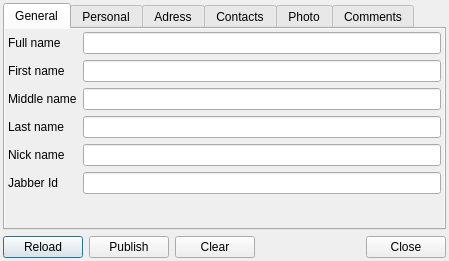
<ui version="4.0" >
 <class>VCardDialogClass</class>
 <widget class="QDialog" name="VCardDialogClass" >
  <property name="geometry" >
   <rect>
    <x>0</x>
    <y>0</y>
    <width>449</width>
    <height>251</height>
   </rect>
  </property>
  <layout class="QVBoxLayout" name="verticalLayout" >
   <property name="margin" >
    <number>3</number>
   </property>
   <item>
    <widget class="QTabWidget" name="twtVCard" >
     <property name="currentIndex" >
      <number>0</number>
     </property>
     <widget class="QWidget" name="tabGeneral" >
      <property name="autoFillBackground" >
       <bool>true</bool>
      </property>
      <attribute name="title" >
       <string>General</string>
      </attribute>
      <layout class="QFormLayout" name="lotGeneral" >
       <property name="margin" >
        <number>3</number>
       </property>
       <item row="0" column="0" >
        <widget class="QLabel" name="lblFullName" >
         <property name="text" >
          <string>Full name</string>
         </property>
         <property name="buddy" >
          <cstring>lneFullName</cstring>
         </property>
        </widget>
       </item>
       <item row="0" column="1" >
        <widget class="QLineEdit" name="lneFullName" />
       </item>
       <item row="1" column="0" >
        <widget class="QLabel" name="lblFirstName" >
         <property name="text" >
          <string>First name</string>
         </property>
         <property name="buddy" >
          <cstring>lneFirstName</cstring>
         </property>
        </widget>
       </item>
       <item row="1" column="1" >
        <widget class="QLineEdit" name="lneFirstName" />
       </item>
       <item row="2" column="0" >
        <widget class="QLabel" name="lblMiddleName" >
         <property name="text" >
          <string>Middle name</string>
         </property>
         <property name="buddy" >
          <cstring>lneMiddleName</cstring>
         </property>
        </widget>
       </item>
       <item row="2" column="1" >
        <widget class="QLineEdit" name="lneMiddleName" />
       </item>
       <item row="3" column="0" >
        <widget class="QLabel" name="lblLastName" >
         <property name="text" >
          <string>Last name</string>
         </property>
         <property name="buddy" >
          <cstring>lneLastName</cstring>
         </property>
        </widget>
       </item>
       <item row="3" column="1" >
        <widget class="QLineEdit" name="lneLastName" />
       </item>
       <item row="4" column="0" >
        <widget class="QLabel" name="lblNickName" >
         <property name="text" >
          <string>Nick name</string>
         </property>
         <property name="buddy" >
          <cstring>lneNickName</cstring>
         </property>
        </widget>
       </item>
       <item row="4" column="1" >
        <widget class="QLineEdit" name="lneNickName" />
       </item>
       <item row="5" column="0" >
        <widget class="QLabel" name="lblJabberId" >
         <property name="text" >
          <string>Jabber Id</string>
         </property>
         <property name="buddy" >
          <cstring>lneJabberId</cstring>
         </property>
        </widget>
       </item>
       <item row="5" column="1" >
        <widget class="QLineEdit" name="lneJabberId" />
       </item>
      </layout>
     </widget>
     <widget class="QWidget" name="tabPersonal" >
      <property name="autoFillBackground" >
       <bool>false</bool>
      </property>
      <attribute name="title" >
       <string>Personal</string>
      </attribute>
      <layout class="QFormLayout" name="lotPersonal" >
       <property name="margin" >
        <number>3</number>
       </property>
       <item row="0" column="0" >
        <widget class="QLabel" name="lblBirthday" >
         <property name="text" >
          <string>Birthday</string>
         </property>
         <property name="buddy" >
          <cstring>dedBirthday</cstring>
         </property>
        </widget>
       </item>
       <item row="0" column="1" >
        <layout class="QHBoxLayout" name="lotPersonalBirthday" >
         <item>
          <widget class="QDateEdit" name="dedBirthday" >
           <property name="sizePolicy" >
            <sizepolicy vsizetype="Fixed" hsizetype="Expanding" >
             <horstretch>0</horstretch>
             <verstretch>0</verstretch>
            </sizepolicy>
           </property>
           <property name="dateTime" >
            <datetime>
             <hour>0</hour>
             <minute>0</minute>
             <second>0</second>
             <year>1900</year>
             <month>1</month>
             <day>1</day>
            </datetime>
           </property>
           <property name="minimumDateTime" >
            <datetime>
             <hour>0</hour>
             <minute>0</minute>
             <second>0</second>
             <year>1900</year>
             <month>1</month>
             <day>1</day>
            </datetime>
           </property>
           <property name="displayFormat" >
            <string>dd.MMMM.yyyy</string>
           </property>
           <property name="calendarPopup" >
            <bool>true</bool>
           </property>
          </widget>
         </item>
         <item>
          <widget class="QLabel" name="lblGender" >
           <property name="text" >
            <string>Gender</string>
           </property>
           <property name="buddy" >
            <cstring>cmbGender</cstring>
           </property>
          </widget>
         </item>
         <item>
          <widget class="QComboBox" name="cmbGender" >
           <property name="sizePolicy" >
            <sizepolicy vsizetype="Fixed" hsizetype="Expanding" >
             <horstretch>0</horstretch>
             <verstretch>0</verstretch>
            </sizepolicy>
           </property>
           <property name="editable" >
            <bool>true</bool>
           </property>
           <item>
            <property name="text" >
             <string>Male</string>
            </property>
           </item>
           <item>
            <property name="text" >
             <string>Female</string>
            </property>
           </item>
          </widget>
         </item>
        </layout>
       </item>
       <item row="1" column="0" >
        <widget class="QLabel" name="lblMarital" >
         <property name="text" >
          <string>Marital status</string>
         </property>
         <property name="buddy" >
          <cstring>lneMarital</cstring>
         </property>
        </widget>
       </item>
       <item row="1" column="1" >
        <widget class="QLineEdit" name="lneMarital" />
       </item>
       <item row="2" column="0" >
        <widget class="QLabel" name="lblOcuupation" >
         <property name="text" >
          <string>Occupation</string>
         </property>
         <property name="buddy" >
          <cstring>lneTitle</cstring>
         </property>
        </widget>
       </item>
       <item row="2" column="1" >
        <widget class="QLineEdit" name="lneTitle" />
       </item>
       <item row="3" column="0" >
        <widget class="QLabel" name="lblCompany" >
         <property name="text" >
          <string>Company</string>
         </property>
         <property name="buddy" >
          <cstring>lneCompany</cstring>
         </property>
        </widget>
       </item>
       <item row="3" column="1" >
        <widget class="QLineEdit" name="lneCompany" />
       </item>
       <item row="4" column="0" >
        <widget class="QLabel" name="lblDepartment" >
         <property name="text" >
          <string>Department</string>
         </property>
         <property name="buddy" >
          <cstring>lneDepartment</cstring>
         </property>
        </widget>
       </item>
       <item row="4" column="1" >
        <widget class="QLineEdit" name="lneDepartment" />
       </item>
       <item row="5" column="0" >
        <widget class="QLabel" name="lblRole" >
         <property name="text" >
          <string>Role</string>
         </property>
         <property name="buddy" >
          <cstring>lneRole</cstring>
         </property>
        </widget>
       </item>
       <item row="5" column="1" >
        <widget class="QLineEdit" name="lneRole" />
       </item>
       <item row="6" column="0" >
        <widget class="QLabel" name="lblHomePage" >
         <property name="text" >
          <string>Home page</string>
         </property>
         <property name="buddy" >
          <cstring>lneHomePage</cstring>
         </property>
        </widget>
       </item>
       <item row="6" column="1" >
        <widget class="QLineEdit" name="lneHomePage" />
       </item>
      </layout>
     </widget>
     <widget class="QWidget" name="tabAdress" >
      <property name="autoFillBackground" >
       <bool>true</bool>
      </property>
      <attribute name="title" >
       <string>Adress</string>
      </attribute>
      <layout class="QHBoxLayout" name="lotAdress" >
       <property name="margin" >
        <number>3</number>
       </property>
       <item>
        <widget class="QGroupBox" name="grbHomeAdress" >
         <property name="title" >
          <string>Home</string>
         </property>
         <property name="flat" >
          <bool>true</bool>
         </property>
         <layout class="QFormLayout" name="lotAdressHome" >
          <property name="margin" >
           <number>0</number>
          </property>
          <item row="0" column="0" >
           <widget class="QLabel" name="lblHomeStreet" >
            <property name="text" >
             <string>Street</string>
            </property>
            <property name="buddy" >
             <cstring>lneHomeStreet</cstring>
            </property>
           </widget>
          </item>
          <item row="0" column="1" >
           <widget class="QLineEdit" name="lneHomeStreet" />
          </item>
          <item row="1" column="0" >
           <widget class="QLabel" name="lblHomeCity" >
            <property name="text" >
             <string>City</string>
            </property>
            <property name="buddy" >
             <cstring>lneHomeCity</cstring>
            </property>
           </widget>
          </item>
          <item row="1" column="1" >
           <widget class="QLineEdit" name="lneHomeCity" />
          </item>
          <item row="2" column="0" >
           <widget class="QLabel" name="lblHomeState" >
            <property name="text" >
             <string>State</string>
            </property>
            <property name="buddy" >
             <cstring>lneHomeState</cstring>
            </property>
           </widget>
          </item>
          <item row="2" column="1" >
           <widget class="QLineEdit" name="lneHomeState" />
          </item>
          <item row="3" column="0" >
           <widget class="QLabel" name="lblHomeZip" >
            <property name="text" >
             <string>Zip code</string>
            </property>
            <property name="buddy" >
             <cstring>lneHomeZip</cstring>
            </property>
           </widget>
          </item>
          <item row="3" column="1" >
           <widget class="QLineEdit" name="lneHomeZip" />
          </item>
          <item row="4" column="0" >
           <widget class="QLabel" name="lblHomeCountry" >
            <property name="text" >
             <string>Country</string>
            </property>
            <property name="buddy" >
             <cstring>lneHomeCountry</cstring>
            </property>
           </widget>
          </item>
          <item row="4" column="1" >
           <widget class="QLineEdit" name="lneHomeCountry" />
          </item>
         </layout>
        </widget>
       </item>
       <item>
        <widget class="QGroupBox" name="grbWorkAdress" >
         <property name="title" >
          <string>Work</string>
         </property>
         <property name="flat" >
          <bool>true</bool>
         </property>
         <layout class="QFormLayout" name="lotAdressWork" >
          <property name="margin" >
           <number>0</number>
          </property>
          <item row="0" column="0" >
           <widget class="QLabel" name="lblWorkStreet" >
            <property name="text" >
             <string>Street</string>
            </property>
            <property name="buddy" >
             <cstring>lneWorkStreet</cstring>
            </property>
           </widget>
          </item>
          <item row="0" column="1" >
           <widget class="QLineEdit" name="lneWorkStreet" />
          </item>
          <item row="1" column="0" >
           <widget class="QLabel" name="lblWorkCity" >
            <property name="text" >
             <string>City</string>
            </property>
            <property name="buddy" >
             <cstring>lneWorkCity</cstring>
            </property>
           </widget>
          </item>
          <item row="1" column="1" >
           <widget class="QLineEdit" name="lneWorkCity" />
          </item>
          <item row="2" column="0" >
           <widget class="QLabel" name="lblWorkState" >
            <property name="text" >
             <string>State</string>
            </property>
            <property name="buddy" >
             <cstring>lneWorkState</cstring>
            </property>
           </widget>
          </item>
          <item row="2" column="1" >
           <widget class="QLineEdit" name="lneWorkState" />
          </item>
          <item row="3" column="0" >
           <widget class="QLabel" name="lblWorkZip" >
            <property name="text" >
             <string>Zip code</string>
            </property>
            <property name="buddy" >
             <cstring>lneWorkZip</cstring>
            </property>
           </widget>
          </item>
          <item row="3" column="1" >
           <widget class="QLineEdit" name="lneWorkZip" />
          </item>
          <item row="4" column="0" >
           <widget class="QLabel" name="lblWorkCountry" >
            <property name="text" >
             <string>Country</string>
            </property>
            <property name="buddy" >
             <cstring>lneWorkCountry</cstring>
            </property>
           </widget>
          </item>
          <item row="4" column="1" >
           <widget class="QLineEdit" name="lneWorkCountry" />
          </item>
         </layout>
        </widget>
       </item>
      </layout>
     </widget>
     <widget class="QWidget" name="tabContacts" >
      <property name="autoFillBackground" >
       <bool>true</bool>
      </property>
      <attribute name="title" >
       <string>Contacts</string>
      </attribute>
      <layout class="QHBoxLayout" name="lotContacts" >
       <property name="margin" >
        <number>3</number>
       </property>
       <item>
        <widget class="QGroupBox" name="grbEmail" >
         <property name="title" >
          <string>E-Mail</string>
         </property>
         <property name="flat" >
          <bool>true</bool>
         </property>
         <layout class="QVBoxLayout" name="lotEmail" >
          <property name="margin" >
           <number>0</number>
          </property>
          <item>
           <widget class="QListWidget" name="ltwEmails" />
          </item>
          <item>
           <layout class="QHBoxLayout" name="lotEmailButtons" >
            <item>
             <widget class="QToolButton" name="tlbEmailAdd" >
              <property name="sizePolicy" >
               <sizepolicy vsizetype="Fixed" hsizetype="Expanding" >
                <horstretch>0</horstretch>
                <verstretch>0</verstretch>
               </sizepolicy>
              </property>
              <property name="text" >
               <string>Add</string>
              </property>
             </widget>
            </item>
            <item>
             <widget class="QToolButton" name="tlbEmailDelete" >
              <property name="sizePolicy" >
               <sizepolicy vsizetype="Fixed" hsizetype="Expanding" >
                <horstretch>0</horstretch>
                <verstretch>0</verstretch>
               </sizepolicy>
              </property>
              <property name="text" >
               <string>Delete</string>
              </property>
             </widget>
            </item>
           </layout>
          </item>
         </layout>
        </widget>
       </item>
       <item>
        <widget class="QGroupBox" name="grbPhone" >
         <property name="title" >
          <string>Phone</string>
         </property>
         <property name="flat" >
          <bool>true</bool>
         </property>
         <layout class="QVBoxLayout" name="lotPhone" >
          <property name="margin" >
           <number>0</number>
          </property>
          <item>
           <widget class="QListWidget" name="ltwPhones" />
          </item>
          <item>
           <layout class="QHBoxLayout" name="lotPhoneButtons" >
            <item>
             <widget class="QToolButton" name="tlbPhoneAdd" >
              <property name="sizePolicy" >
               <sizepolicy vsizetype="Fixed" hsizetype="Expanding" >
                <horstretch>0</horstretch>
                <verstretch>0</verstretch>
               </sizepolicy>
              </property>
              <property name="text" >
               <string>Add</string>
              </property>
             </widget>
            </item>
            <item>
             <widget class="QToolButton" name="tlbPhoneDelete" >
              <property name="sizePolicy" >
               <sizepolicy vsizetype="Fixed" hsizetype="Expanding" >
                <horstretch>0</horstretch>
                <verstretch>0</verstretch>
               </sizepolicy>
              </property>
              <property name="text" >
               <string>Delete</string>
              </property>
             </widget>
            </item>
           </layout>
          </item>
         </layout>
        </widget>
       </item>
      </layout>
     </widget>
     <widget class="QWidget" name="tabPhoto" >
      <property name="autoFillBackground" >
       <bool>true</bool>
      </property>
      <attribute name="title" >
       <string>Photo</string>
      </attribute>
      <layout class="QHBoxLayout" name="lotPhoto" >
       <property name="margin" >
        <number>3</number>
       </property>
       <item>
        <widget class="QGroupBox" name="grbPhoto" >
         <property name="title" >
          <string>Photo</string>
         </property>
         <property name="flat" >
          <bool>true</bool>
         </property>
         <layout class="QVBoxLayout" name="lotPhotoImage" >
          <property name="margin" >
           <number>0</number>
          </property>
          <item>
           <widget class="QLabel" name="lblPhoto" >
            <property name="sizePolicy" >
             <sizepolicy vsizetype="Expanding" hsizetype="Expanding" >
              <horstretch>0</horstretch>
              <verstretch>0</verstretch>
             </sizepolicy>
            </property>
            <property name="frameShape" >
             <enum>QFrame::Box</enum>
            </property>
            <property name="text" >
             <string/>
            </property>
            <property name="alignment" >
             <set>Qt::AlignCenter</set>
            </property>
           </widget>
          </item>
          <item>
           <layout class="QHBoxLayout" name="lotPhotoButtons" >
            <item>
             <widget class="QToolButton" name="tlbPhotoSave" >
              <property name="sizePolicy" >
               <sizepolicy vsizetype="Fixed" hsizetype="Expanding" >
                <horstretch>0</horstretch>
                <verstretch>0</verstretch>
               </sizepolicy>
              </property>
              <property name="text" >
               <string>Save</string>
              </property>
             </widget>
            </item>
            <item>
             <widget class="QToolButton" name="tlbPhotoLoad" >
              <property name="sizePolicy" >
               <sizepolicy vsizetype="Fixed" hsizetype="Expanding" >
                <horstretch>0</horstretch>
                <verstretch>0</verstretch>
               </sizepolicy>
              </property>
              <property name="text" >
               <string>Load</string>
              </property>
             </widget>
            </item>
            <item>
             <widget class="QToolButton" name="tlbPhotoClear" >
              <property name="sizePolicy" >
               <sizepolicy vsizetype="Fixed" hsizetype="Expanding" >
                <horstretch>0</horstretch>
                <verstretch>0</verstretch>
               </sizepolicy>
              </property>
              <property name="text" >
               <string>Clear</string>
              </property>
             </widget>
            </item>
           </layout>
          </item>
         </layout>
        </widget>
       </item>
       <item>
        <widget class="QGroupBox" name="grbLogo" >
         <property name="title" >
          <string>Logo</string>
         </property>
         <property name="flat" >
          <bool>true</bool>
         </property>
         <layout class="QVBoxLayout" name="lotLogoImage" >
          <property name="margin" >
           <number>0</number>
          </property>
          <item>
           <widget class="QLabel" name="lblLogo" >
            <property name="sizePolicy" >
             <sizepolicy vsizetype="Expanding" hsizetype="Expanding" >
              <horstretch>0</horstretch>
              <verstretch>0</verstretch>
             </sizepolicy>
            </property>
            <property name="frameShape" >
             <enum>QFrame::Box</enum>
            </property>
            <property name="text" >
             <string/>
            </property>
            <property name="alignment" >
             <set>Qt::AlignCenter</set>
            </property>
           </widget>
          </item>
          <item>
           <layout class="QHBoxLayout" name="lotLogoButtons" >
            <item>
             <widget class="QToolButton" name="tlbLogoSave" >
              <property name="sizePolicy" >
               <sizepolicy vsizetype="Fixed" hsizetype="Expanding" >
                <horstretch>0</horstretch>
                <verstretch>0</verstretch>
               </sizepolicy>
              </property>
              <property name="text" >
               <string>Save</string>
              </property>
             </widget>
            </item>
            <item>
             <widget class="QToolButton" name="tlbLogoLoad" >
              <property name="sizePolicy" >
               <sizepolicy vsizetype="Fixed" hsizetype="Expanding" >
                <horstretch>0</horstretch>
                <verstretch>0</verstretch>
               </sizepolicy>
              </property>
              <property name="text" >
               <string>Load</string>
              </property>
             </widget>
            </item>
            <item>
             <widget class="QToolButton" name="tlbLogoClear" >
              <property name="sizePolicy" >
               <sizepolicy vsizetype="Fixed" hsizetype="Expanding" >
                <horstretch>0</horstretch>
                <verstretch>0</verstretch>
               </sizepolicy>
              </property>
              <property name="text" >
               <string>Clear</string>
              </property>
             </widget>
            </item>
           </layout>
          </item>
         </layout>
        </widget>
       </item>
      </layout>
     </widget>
     <widget class="QWidget" name="tabComments" >
      <property name="autoFillBackground" >
       <bool>true</bool>
      </property>
      <attribute name="title" >
       <string>Comments</string>
      </attribute>
      <layout class="QVBoxLayout" name="lotComments" >
       <property name="margin" >
        <number>3</number>
       </property>
       <item>
        <widget class="QTextEdit" name="tedComments" />
       </item>
      </layout>
     </widget>
    </widget>
   </item>
   <item>
    <layout class="QHBoxLayout" name="lotButtons" >
     <item>
      <widget class="QPushButton" name="pbtUpdate" >
       <property name="text" >
        <string>Reload</string>
       </property>
      </widget>
     </item>
     <item>
      <widget class="QPushButton" name="pbtPublish" >
       <property name="text" >
        <string>Publish</string>
       </property>
      </widget>
     </item>
     <item>
      <widget class="QPushButton" name="pbtClear" >
       <property name="text" >
        <string>Clear</string>
       </property>
      </widget>
     </item>
     <item>
      <spacer>
       <property name="orientation" >
        <enum>Qt::Horizontal</enum>
       </property>
       <property name="sizeHint" stdset="0" >
        <size>
         <width>40</width>
         <height>20</height>
        </size>
       </property>
      </spacer>
     </item>
     <item>
      <widget class="QPushButton" name="pbtClose" >
       <property name="text" >
        <string>Close</string>
       </property>
      </widget>
     </item>
    </layout>
   </item>
  </layout>
 </widget>
 <layoutdefault spacing="6" margin="11" />
 <tabstops>
  <tabstop>twtVCard</tabstop>
  <tabstop>lneFullName</tabstop>
  <tabstop>lneFirstName</tabstop>
  <tabstop>lneMiddleName</tabstop>
  <tabstop>lneLastName</tabstop>
  <tabstop>lneNickName</tabstop>
  <tabstop>lneJabberId</tabstop>
  <tabstop>dedBirthday</tabstop>
  <tabstop>cmbGender</tabstop>
  <tabstop>lneMarital</tabstop>
  <tabstop>lneTitle</tabstop>
  <tabstop>lneDepartment</tabstop>
  <tabstop>lneCompany</tabstop>
  <tabstop>lneRole</tabstop>
  <tabstop>lneHomePage</tabstop>
  <tabstop>lneHomeStreet</tabstop>
  <tabstop>lneHomeCity</tabstop>
  <tabstop>lneHomeState</tabstop>
  <tabstop>lneHomeZip</tabstop>
  <tabstop>lneHomeCountry</tabstop>
  <tabstop>lneWorkStreet</tabstop>
  <tabstop>lneWorkCity</tabstop>
  <tabstop>lneWorkState</tabstop>
  <tabstop>lneWorkZip</tabstop>
  <tabstop>lneWorkCountry</tabstop>
  <tabstop>pbtClose</tabstop>
 </tabstops>
 <resources/>
 <connections/>
</ui>
